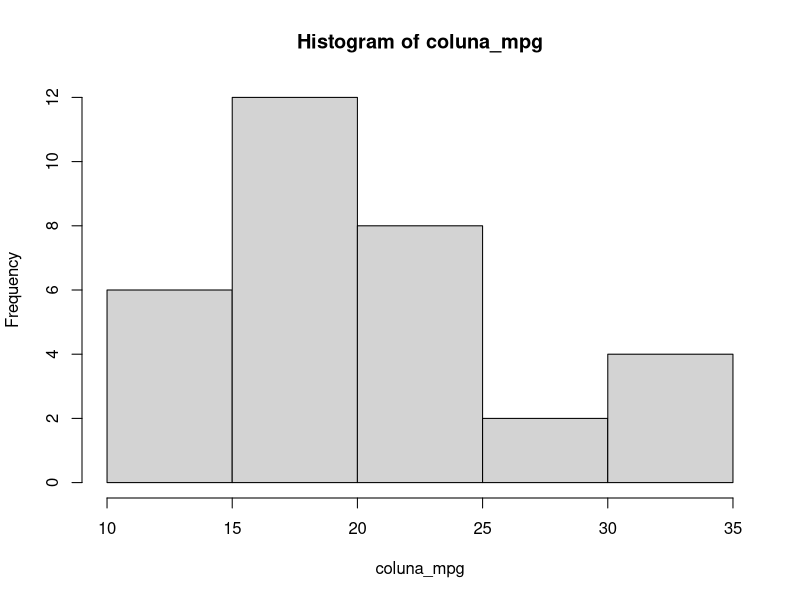
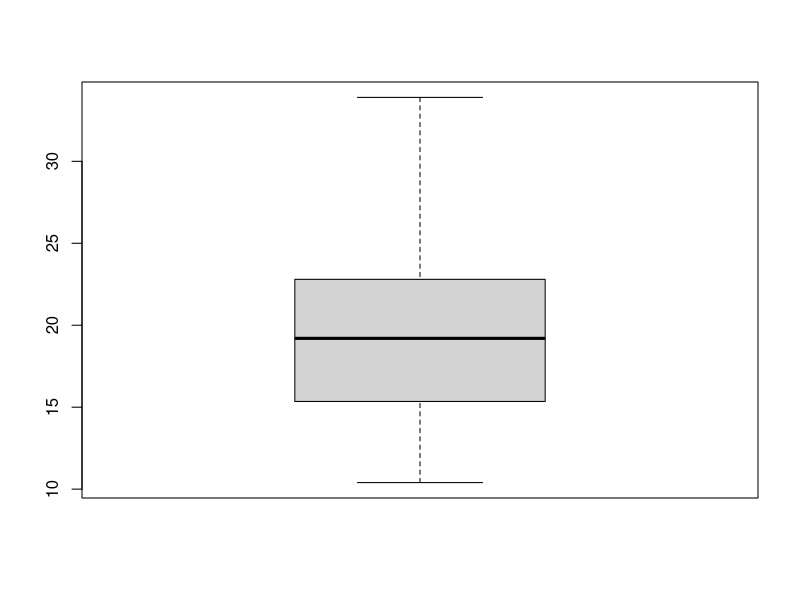
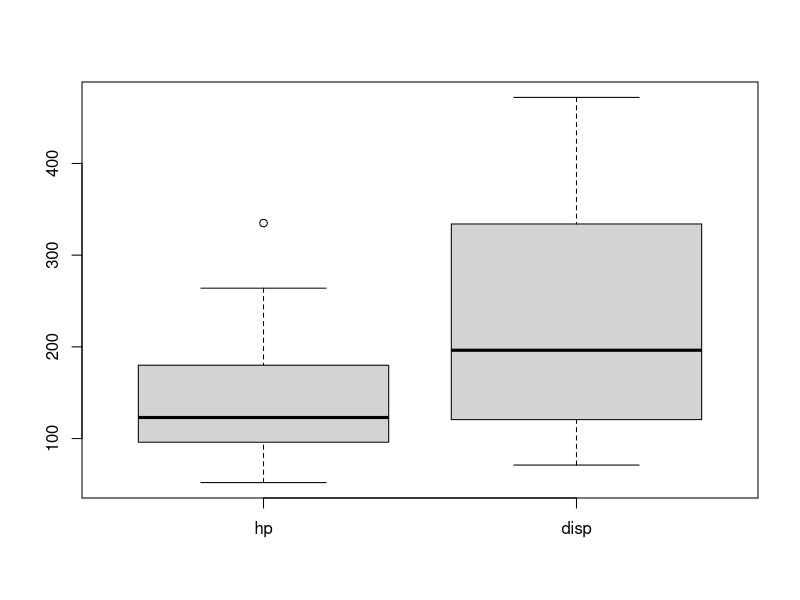
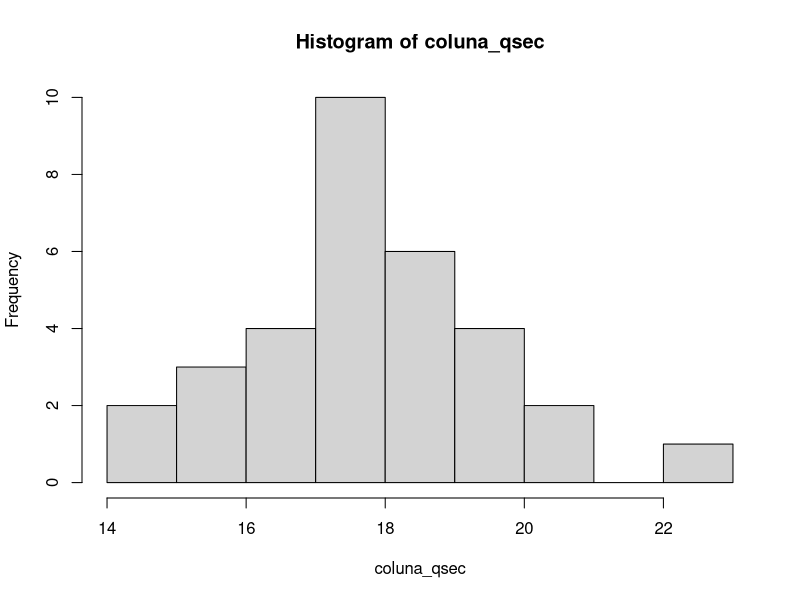

Reproduce these figures in R, in order.
require(car)
require(dplyr)

## carregando base de dados (o csv)
data <- read.csv('mtcars.csv', sep = ';', dec = ',', encoding = "UTF-8")

## mostrar os dados em tabela
View(data)

## exibir as variaveis
glimpse(data)

## A) Com a coluna mpg que consta na base, calcular: mínimo e o máximo valor, média,
## mediana, desvio padrão, os quartis, construir o histograma e o boxplot e interpretar
## os resultados.


## pegando valor maximo da coluna mpg
coluna_mpg <- data$mpg
maximo <- max(coluna_mpg)
maximo

## pegando o valor mínimo da coluna mpg
minimo <- min(coluna_mpg)
minimo

## calculando a média da coluna mpg
media <- mean(coluna_mpg)
media

## calculando a mediana da coluna mpg
mediana <- median(coluna_mpg)
mediana

## calculando o desvio padrao da coluna mpg
desvio_padrao <- sd(coluna_mpg)
desvio_padrao

## calculando os quartis da coluna mpg
quartis <- quantile(coluna_mpg, c(0.25, 0.5, 0.75))
quartis

## construindo o histograma da coluna mpg
hist(coluna_mpg)

## construindo o boxplot da coluna mpg
boxplot(coluna_mpg)



## B) Gerar um gráfico boxplot com as colunas disp e hp.
coluna_disp <- data$disp
coluna_hp <- data$hp
  ### juntando as colunas
join_disp_hp <- list(coluna_hp,coluna_disp)
boxplot(join_disp_hp, names = c("hp","disp"))



## C) Com a coluna qsec, agrupe os dados em seus respectivos quartis, construir tabela
## com as frequências absolutas e relativas e suas respectivas acumuladas. Gerar o
## histograma e comentar o resultado obtido.
coluna_qsec <- data$qsec
  ## agrupando seus quartis
  quartis_qsec <- quantile(coluna_qsec, c(0.25, 0.5, 0.75))
  ### calculando a frequencia absoluta da coluna qsec
  frequencia_abs_qsec <- table(coluna_qsec)
  frequencia_abs_qsec
  ### calculando a frequencia relativa da coluna qsec
  frequencia_rel_qsec <- prop.table(frequencia_abs_qsec)
  frequencia_rel_qsec
  ### construindo a tabela com a frequencia absoluta e a frequencia relativa
  tabela_frequencias <- data.frame(Frequencia_Absoluta = frequencia_abs_qsec, Frequencia_Relativa = frequencia_rel_qsec)
  tabela_frequencias
  
  ### calculando as frequências absolutas acumuladas e as frequências relativas acumuladas
  frequencia_absoluta_acumulada <- cumsum(frequencia_abs_qsec)
  frequencia_absoluta_acumulada
  frequencia_relativa_acumulada <- prop.table(frequencia_absoluta_acumulada)
  frequencia_relativa_acumulada
  
  ## gerando o histograma
  hist(coluna_qsec)
  
  ## d) Com a coluna hp, gerar um histograma, e elaborar uma tabela de frequência usando
  ## as classes sugeridas pelo histograma.
  
